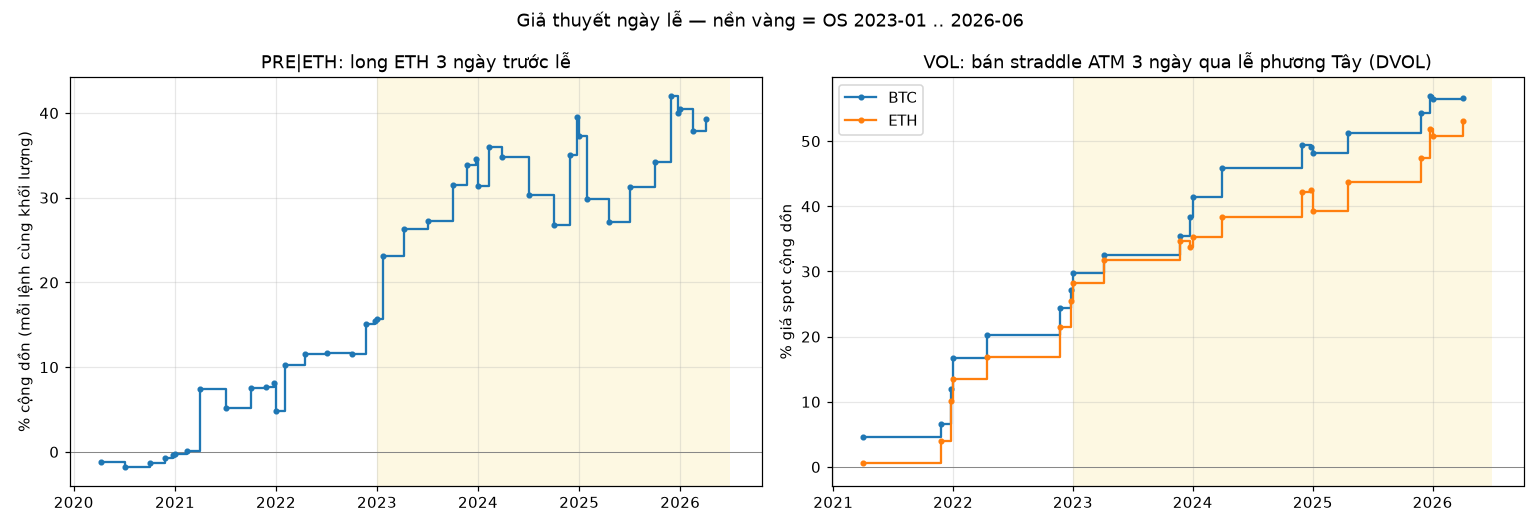

Python code for this plot:
"""
Kiểm định giả thuyết ngày lễ cho BTC / ETH (chạy độc lập: chỉ dùng API công khai của Binance + Deribit, không cần key).

  pip install pandas numpy requests matplotlib
  python holiday_hypo_test.py                 # tải dữ liệu (cache trong ./holiday_cache), đo, kiểm định, vẽ biểu đồ
  python holiday_hypo_test.py --refresh       # tải lại dữ liệu

Ngày lễ (ngày D theo UTC): Giáng sinh 25/12, Năm mới 1/1, Lễ Tạ ơn Mỹ, Phục sinh (D = Thứ Sáu Tuần Thánh), Tết Nguyên
đán, Quốc khánh Mỹ 4/7, Quốc khánh Trung Quốc 1/10.

1. Đo lường: vào ngày D (và 3 ngày trước / sau), volume $, biến động thực (căn của tổng bình phương log return 1h)
   và biên độ ngày so với cùng thứ trong 8 tuần trước (1.0 = bình thường).
2. PRE|ETH: long ETH perp từ giá đóng cửa D-4 đến D-1 ở mọi ngày lễ (16 bp khứ hồi + funding), so với long ETH
   3 ngày vào một ngày bất kỳ.
3. VOL: vào các lễ phương Tây (Giáng sinh, Năm mới, Phục sinh, Lễ Tạ ơn) bán straddle ATM 3 ngày lúc 00:00 UTC ngày D,
   định giá theo Deribit DVOL (implied vol 30 ngày) với phí quyền chọn = 0.8 * IV * sqrt(3/365); trả |S(D+3) / S0 - 1|;
   chi phí 0.06% giá spot + 5% phí quyền chọn. So với bán cùng straddle mỗi ngày.
   "IV hoà vốn" = giá quyền chọn dịp lễ thật có thể thấp hơn DVOL bao nhiêu trước khi edge biến mất.
   DVOL là IV 30 ngày: quyền chọn ngắn hạn dịp lễ thật thường rẻ hơn, nên đây là trường hợp tốt nhất.

Giai đoạn: IS 2020-02 .. 2022-12 (DVOL từ 2021-03-24), OS 2023-01 .. 2026-06-30.
"""
import math, sys, time
from pathlib import Path

import numpy as np
import pandas as pd
import requests

HERE = Path(__file__).resolve().parent
CACHE = HERE / "holiday_cache"
START, OS0, END = pd.Timestamp("2020-01-01"), pd.Timestamp("2023-01-01"), pd.Timestamp("2026-07-01")
ASSETS = ("BTCUSDT", "ETHUSDT")
COST = 2 * (0.0005 + 0.0003)                                         # perp: taker 5 bp + trượt giá 3 bp, mỗi chiều
EASTER = ["2020-04-12", "2021-04-04", "2022-04-17", "2023-04-09", "2024-03-31", "2025-04-20", "2026-04-05"]
LNY = ["2020-01-25", "2021-02-12", "2022-02-01", "2023-01-22", "2024-02-10", "2025-01-29", "2026-02-17"]
WEST = ("Giáng sinh", "Năm mới", "Phục sinh", "Lễ Tạ ơn")
ms = lambda t: int(t.timestamp() * 1000)


# ----------------------------------------------------------------------------- dữ liệu
def get(url, **p):
    for i in range(5):
        try:
            r = requests.get(url, params=p, timeout=30)
            r.raise_for_status()
            return r.json()
        except requests.RequestException:
            time.sleep(5 * (i + 1))
    raise RuntimeError(f"failed: {url} {p}")


def klines(sym, interval):
    f = CACHE / f"{sym}_{interval}.parquet"
    if f.exists() and "--refresh" not in sys.argv:
        return pd.read_parquet(f)
    step = {"1d": 86_400_000, "1h": 3_600_000}[interval]
    rows, t = [], ms(START)
    while t < ms(END):
        k = get("https://fapi.binance.com/fapi/v1/klines", symbol=sym, interval=interval, startTime=t, endTime=ms(END) - 1, limit=1500)
        if not k:
            break
        rows += k
        t = int(k[-1][0]) + step
        time.sleep(0.1)
    d = pd.DataFrame(rows).iloc[:, [0, 2, 3, 4, 7]]
    d.columns = ["t", "high", "low", "close", "quote_volume"]
    d.index = pd.to_datetime(d.t, unit="ms")
    d = d.drop(columns="t").astype(float)
    d = d[~d.index.duplicated()]
    d.to_parquet(f)
    return d


def funding(sym):
    f = CACHE / f"{sym}_funding.parquet"
    if f.exists() and "--refresh" not in sys.argv:
        return pd.read_parquet(f).rate
    rows, t = [], ms(START)
    while t < ms(END):
        r = get("https://fapi.binance.com/fapi/v1/fundingRate", symbol=sym, startTime=t, endTime=ms(END) - 1, limit=1000)
        if not r:
            break
        rows += r
        t = int(r[-1]["fundingTime"]) + 1
        time.sleep(0.1)
    s = pd.Series({pd.Timestamp(int(x["fundingTime"]), unit="ms"): float(x["fundingRate"]) for x in rows}, name="rate").sort_index()
    s.to_frame().to_parquet(f)
    return s


def dvol(cur):
    f = CACHE / f"dvol_{cur}.parquet"
    if f.exists() and "--refresh" not in sys.argv:
        return pd.read_parquet(f).close
    rows, end = [], ms(END) - 1
    while True:
        r = get("https://www.deribit.com/api/v2/public/get_volatility_index_data", currency=cur,
                start_timestamp=ms(pd.Timestamp("2021-01-01")), end_timestamp=end, resolution="1D")["result"]
        rows += r["data"]
        if not r.get("continuation") or not r["data"]:
            break
        end = r["continuation"]
        time.sleep(0.3)
    s = pd.DataFrame(rows, columns=["t", "open", "high", "low", "close"]).drop_duplicates("t")
    s.index = pd.to_datetime(s.t, unit="ms")
    s = s.sort_index()[["close"]]
    s = s[s.index < END]
    s.to_parquet(f)
    return s.close


# ----------------------------------------------------------------------------- lịch
def thanksgiving(y):
    d = pd.Timestamp(f"{y}-11-01")
    return d + pd.Timedelta(days=(3 - d.weekday()) % 7 + 21)


def holidays():
    H = []
    for y in range(2020, 2027):
        H += [("Giáng sinh", pd.Timestamp(f"{y}-12-25")), ("Năm mới", pd.Timestamp(f"{y}-01-01")),
              ("Lễ Tạ ơn", thanksgiving(y)), ("Quốc khánh Mỹ 4/7", pd.Timestamp(f"{y}-07-04")),
              ("Quốc khánh TQ 1/10", pd.Timestamp(f"{y}-10-01"))]
    H += [("Phục sinh", pd.Timestamp(e) - pd.Timedelta(days=2)) for e in EASTER]
    H += [("Tết Nguyên đán", pd.Timestamp(d)) for d in LNY]
    return sorted([(n, d) for n, d in H if START + pd.Timedelta(days=60) <= d and d + pd.Timedelta(days=4) < END - pd.Timedelta(days=1)],
                  key=lambda x: x[1])


seg = lambda d: "IS" if d < OS0 else "OS"


# ----------------------------------------------------------------------------- 1. đo lường
def measure(D1, H1):
    H = holidays()
    excl = {D + pd.Timedelta(days=k) for _, D in H for k in range(-4, 5)}
    rows = []
    for a in ASSETS:
        d = D1[a].copy()
        lr = np.log(H1[a].close).diff()
        d["rv"] = np.sqrt((lr ** 2).groupby(lr.index.floor("D")).sum(min_count=20)).reindex(d.index)
        d["rng"] = (d.high - d.low) / d.close
        for name, D in H:
            r = dict(holiday=name, date=D.date(), seg=seg(D), asset=a)
            for w, ks in (("pre", range(-3, 0)), ("hol", [0]), ("post", range(1, 4))):
                for m in ("quote_volume", "rv", "rng"):
                    vals = []
                    for x in (D + pd.Timedelta(days=k) for k in ks):
                        base = [x - pd.Timedelta(weeks=k) for k in range(1, 9)]
                        b = d[m].reindex([y for y in base if y not in excl]).median()
                        if np.isfinite(b) and b > 0 and x in d.index:
                            vals.append(d.at[x, m] / b)
                    r[f"{w}_{m}"] = np.nanmean(vals) if vals else np.nan
            rows.append(r)
    M = pd.DataFrame(rows)
    print("\n=== 1. Ngày lễ so với ngày thường (cùng thứ, 8 tuần trước); 1.0 = bình thường ===")
    t = M.groupby(["holiday", "seg"])[["hol_quote_volume", "hol_rv", "hol_rng", "post_rv"]].mean().unstack("seg").round(2)
    t.columns = [f"{a.replace('hol_', 'day_').replace('quote_volume', 'volume')}_{b}" for a, b in t.columns]
    print(t.to_string())
    return M


# ----------------------------------------------------------------------------- 2. PRE|ETH
def pre_eth(D1, F):
    c, f = D1["ETHUSDT"].close, F["ETHUSDT"].cumsum()
    fat = lambda t: float(f[f.index <= t].iloc[-1]) if (f.index <= t).any() else 0.0
    rows = []
    for name, D in holidays():
        t0, t1 = D - pd.Timedelta(days=4), D - pd.Timedelta(days=1)       # ngày của nến; giá đóng nến t = giá lúc t + 1 ngày
        if t0 in c.index and t1 in c.index:
            net = c[t1] / c[t0] - 1 - (fat(t1 + pd.Timedelta(days=1)) - fat(t0 + pd.Timedelta(days=1))) - COST
            rows.append(dict(holiday=name, date=D, seg=seg(D), net=net))
    X = pd.DataFrame(rows)
    base = (c.shift(-3) / c - 1 - COST).dropna()
    print("\n=== 2. PRE|ETH: long ETH từ giá đóng D-4 -> giá đóng D-1 ===")
    for s in ("IS", "OS"):
        x = X[X.seg == s].net
        b = base[(base.index < OS0) if s == "IS" else (base.index >= OS0)]
        print(f"{s}: {len(x)} lệnh | thắng {(x > 0).mean():.0%} | TB {x.mean() * 100:+.2f}% | trung vị {x.median() * 100:+.2f}% "
              f"| t {x.mean() / x.std() * math.sqrt(len(x)):.2f}   || long ETH 3 ngày bất kỳ: thắng {(b > 0).mean():.0%} TB {b.mean() * 100:+.2f}%")
    return X


# ----------------------------------------------------------------------------- 3. straddle VOL
def vol_straddle(D1):
    hol = {D: n for n, D in holidays() if n in WEST}
    rows = []
    for a in ASSETS:
        iv, s = dvol(a[:3]) / 100, D1[a].close
        for d in iv.index:                                               # DVOL đóng ngày d = IV lúc 00:00 d+1 = giá đóng nến d
            d1 = d + pd.Timedelta(days=3)
            if d not in s.index or d1 not in s.index:
                continue
            prem = 0.8 * iv[d] * math.sqrt(3 / 365)
            move = abs(s[d1] / s[d] - 1)
            day = d + pd.Timedelta(days=1)
            rows.append(dict(asset=a[:3], day=day, seg=seg(day), holiday=hol.get(day), prem=prem, move=move,
                             pnl=prem - move - 0.0006 - 0.05 * prem))
    V = pd.DataFrame(rows)
    be = lambda g: (g.move.mean() + 0.0006) / (0.95 * g.prem.mean())
    print("\n=== 3. VOL: bán straddle ATM 3 ngày lúc 00:00 UTC vào lễ phương Tây (định giá DVOL, % giá spot) ===")
    for (a, s), g in V.groupby(["asset", "seg"]):
        h, b = g[g.holiday.notna()], g[g.holiday.isna()]
        print(f"{a} {s}: {len(h)} ngày lễ | thắng {(h.pnl > 0).mean():.0%} | TB {h.pnl.mean() * 100:+.2f}% | IV hoà vốn "
              f"{be(h):.0%} DVOL   || mọi ngày: thắng {(b.pnl > 0).mean():.0%} TB {b.pnl.mean() * 100:+.2f}% hoà vốn {be(b):.0%}")
        print("      theo ngày lễ (TB %):", (h.groupby("holiday").pnl.mean() * 100).round(2).to_dict())
    return V


def plot(X, V):
    try:
        import matplotlib
        matplotlib.use("Agg")
        import matplotlib.pyplot as plt
    except ImportError:
        return
    fig, (a1, a2) = plt.subplots(1, 2, figsize=(14, 4.8))
    for ax in (a1, a2):
        ax.axvspan(OS0, END, color="#f4d03f", alpha=0.15, lw=0)
        ax.axhline(0, color="gray", lw=0.6)
        ax.grid(alpha=0.3)
    x = X.sort_values("date")
    a1.plot(x.date, x.net.cumsum() * 100, marker="o", ms=3, drawstyle="steps-post")
    a1.set_title("PRE|ETH: long ETH 3 ngày trước lễ")
    a1.set_ylabel("% cộng dồn (mỗi lệnh cùng khối lượng)")
    h = V[V.holiday.notna()].sort_values("day")
    for a, g in h.groupby("asset"):
        a2.plot(g.day, g.pnl.cumsum() * 100, marker="o", ms=3, drawstyle="steps-post", label=a)
    a2.legend()
    a2.set_title("VOL: bán straddle ATM 3 ngày qua lễ phương Tây (DVOL)")
    a2.set_ylabel("% giá spot cộng dồn")
    fig.suptitle("Giả thuyết ngày lễ — nền vàng = OS 2023-01 .. 2026-06")
    plt.tight_layout()
    out = HERE / "holiday_hypo_test.png"
    plt.savefig(out, dpi=110)
    print(f"\nbiểu đồ: {out}")


def main():
    CACHE.mkdir(exist_ok=True)
    print("đang tải / đọc dữ liệu (lần đầu mất vài phút) ...")
    D1 = {a: klines(a, "1d") for a in ASSETS}
    H1 = {a: klines(a, "1h") for a in ASSETS}
    F = {a: funding(a) for a in ASSETS}
    measure(D1, H1)
    X = pre_eth(D1, F)
    V = vol_straddle(D1)
    plot(X, V)


if __name__ == "__main__":
    main()
